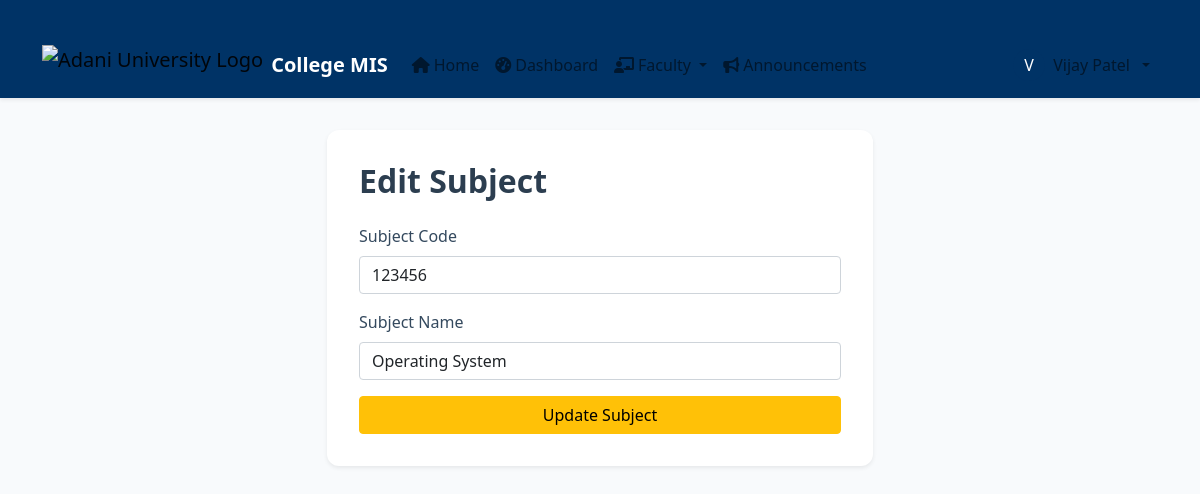
Page /faculty/subjects/1/edit/ (signed in) on the committed database.
### core/models.py (models this page shows, shortened)
class User(AbstractUser):
    is_student = models.BooleanField(default=False)
    is_faculty = models.BooleanField(default=False)

class Subject(models.Model):
    name = models.CharField(max_length=100)
    code = models.CharField(max_length=20, unique=True, null=True, blank=True)
    faculty = models.ForeignKey(Faculty, on_delete=models.SET_NULL, null=True, blank=True)

### faculty/views.py (the view)
# urls.py: path('subjects/<int:subject_id>/edit/', edit_subject, name='edit_subject'),
@login_required
def edit_subject(request, subject_id):
    if not hasattr(request.user, 'faculty'):
        return redirect('login')
    subject = get_object_or_404(Subject, id=subject_id)
    if request.method == 'POST':
        subject.name = request.POST.get('name')
        subject.code = request.POST.get('code')
        subject.save()
        messages.success(request, 'Subject updated successfully!')
        return redirect('manage_subjects')
    return render(request, 'faculty/edit_subject.html', {'subject': subject})

### templates/faculty/edit_subject.html (shortened to what this page needs)
{% extends 'base.html' %}
{% block content %}
<div class="row justify-content-center">
  <div class="col-md-6">
    <div class="card shadow-sm">
      <div class="card-body">
        <h2 class="mb-4">Edit Subject</h2>
        <form method="post">
          <div class="mb-3">
            <label for="code" class="form-label">Subject Code</label>
            <input type="text" class="form-control" id="code" name="code" value="{{ subject.code }}" required>
          </div>
          <div class="mb-3">
            <label for="name" class="form-label">Subject Name</label>
            <input type="text" class="form-control" id="name" name="name" value="{{ subject.name }}" required>
          </div>
          <button type="submit" class="btn btn-warning w-100">Update Subject</button>
        </form>
      </div>
    </div>
  </div>
</div>
{% endblock %}

### templates/base.html (shortened to what this page needs)
{% load static %}
<!DOCTYPE html>
<html lang="en">
<head>
    <link href="https://cdn.jsdelivr.net/npm/bootstrap@5.1.3/dist/css/bootstrap.min.css" rel="stylesheet">
    <link rel="stylesheet" href="https://cdnjs.cloudflare.com/ajax/libs/font-awesome/6.0.0/css/all.min.css">
    <link rel="stylesheet" href="{% static 'css/styles.css' %}">
</head>
<body>
    <nav class="navbar navbar-expand-lg navbar-light bg-white shadow-sm py-2 sticky-top">
        <div class="container">
            <a class="navbar-brand d-flex align-items-center gap-2" href="{% url 'home' %}">
                <img src="https://www.sikshapedia.com/public/data/colleges/adani-university-ahmedabad-gujarat/adani-university-ahmedabad-gujarat-logo.webp" alt="Adani University Logo" style="height: 40px;" class="align-middle"/>
                <span class="fw-bold text-primary">College MIS</span>
            </a>
            <div class="collapse navbar-collapse" id="navbarNav">
                <ul class="navbar-nav me-auto mb-2 mb-lg-0">
                    <li class="nav-item">
                        <a class="nav-link" href="{% url 'home' %}">
                            <i class="fas fa-home me-1"></i>Home
                        </a>
                    </li>
                    {% if user.is_authenticated %}
                        <li class="nav-item">
                            <a class="nav-link" href="{% url 'dashboard' %}">
                                <i class="fas fa-tachometer-alt me-1"></i>Dashboard
                            </a>
                        </li>
                        {% if user.faculty %}
                            <li class="nav-item dropdown">
                                <a class="nav-link dropdown-toggle" href="#" id="facultyDropdown" role="button" data-bs-toggle="dropdown">
                                    <i class="fas fa-chalkboard-teacher me-1"></i>Faculty
                                </a>
                            </li>
                        {% endif %}
                        <li class="nav-item">
                            <a class="nav-link" href="{% url 'announcement_list' %}">
                                <i class="fas fa-bullhorn me-1"></i>Announcements
                            </a>
                        </li>
                    {% endif %}
                </ul>
                <ul class="navbar-nav ms-auto mb-2 mb-lg-0">
                    {% if user.is_authenticated %}
                        <li class="nav-item dropdown">
                            <a class="nav-link dropdown-toggle d-flex align-items-center gap-2" href="#" id="userDropdown" role="button" data-bs-toggle="dropdown">
                                <span class="avatar bg-primary text-white rounded-circle d-inline-flex justify-content-center align-items-center" style="width:32px;height:32px;font-size:1rem;">
                                    {% if user.first_name %}{{ user.first_name|slice:":1"|upper }}{% else %}{{ user.username|slice:":1"|upper }}{% endif %}
                                </span>
                                <span class="d-none d-md-inline">{{ user.first_name }} {{ user.last_name }}</span>
                            </a>
                        </li>
                    {% endif %}
                </ul>
            </div>
        </div>
    </nav>
    <main class="container mt-4">
        {% block content %}{% endblock %}
    </main>
</body>
</html>

### static/css/styles.css (style rules this page uses)
body { font-family: 'Segoe UI', 'Roboto', 'Arial', sans-serif; background-color: #f8fafc; }
.navbar, .bg-primary { background-color: #003366 !important; }
.text-primary, .btn-primary { color: #fff !important; background-color: #003366 !important; border-color: #003366 !important; }
h1, h2, h3, h4, h5, h6 { font-family: 'Segoe UI', 'Roboto', 'Arial', sans-serif; color: #003366; }
a { color: #003366; }
.navbar-brand img { height: 40px; }
.navbar { margin-bottom: 2rem; }
.container { margin-top: 2rem; }
.card { border-radius: 12px; box-shadow: 0 4px 24px rgba(0,0,0,0.08), 0 1.5px 4px rgba(0,0,0,0.03); border: none; background: #fff; }
.card-body { padding: 2rem; }
h2 { font-weight: 600; color: #2c3e50; }
form label { font-weight: 500; color: #34495e; }
form input, form select { border-radius: 6px; border: 1px solid #ced4da; padding: 0.5rem 0.75rem; margin-bottom: 1rem; width: 100%; box-sizing: border-box; }

### rows in the picture
User: first_name "V", first_name "Vijay Patel"
Subject: code "123456", name "Operating System"
